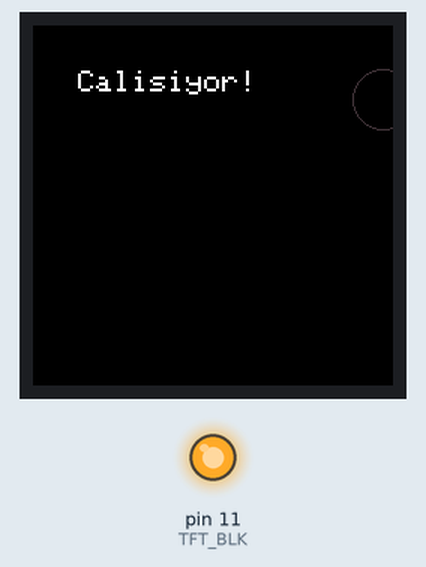
Recording of a sketch running on a simulated Arduino Uno, built with avr-gcc and run on an emulated ATmega328P. Parts: 240×240 colour display, output pins drawn as LEDs (lit = HIGH). Random numbers use the default seed unless the sketch sets one; what the sketch prints to the serial monitor is not drawn.

Above: at 1.28 s.
At 5.94 s:
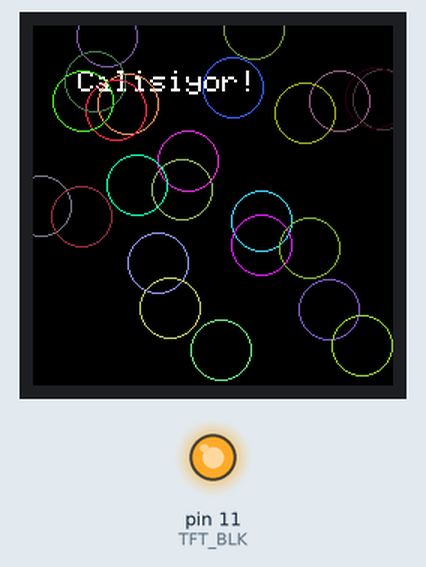
At 10.8 s:
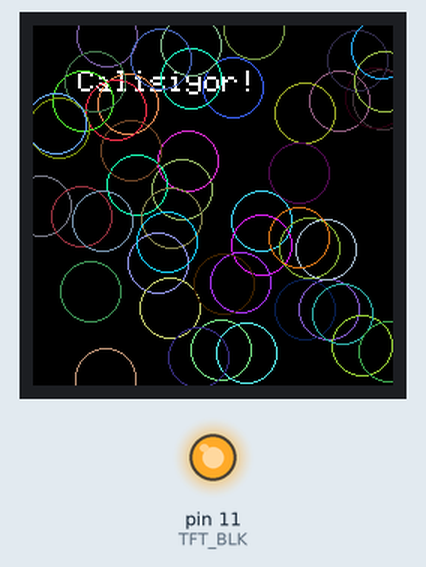
At 20.52 s:
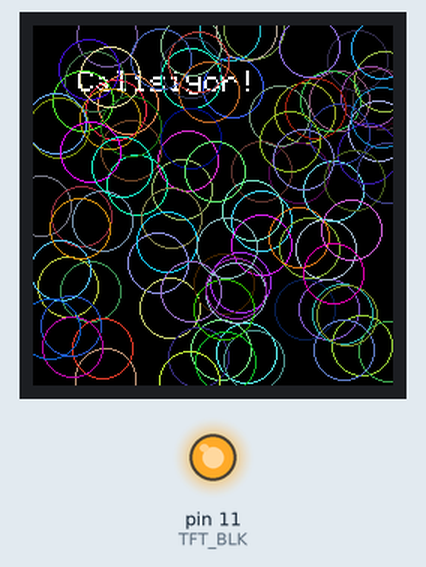
At 30.04 s:
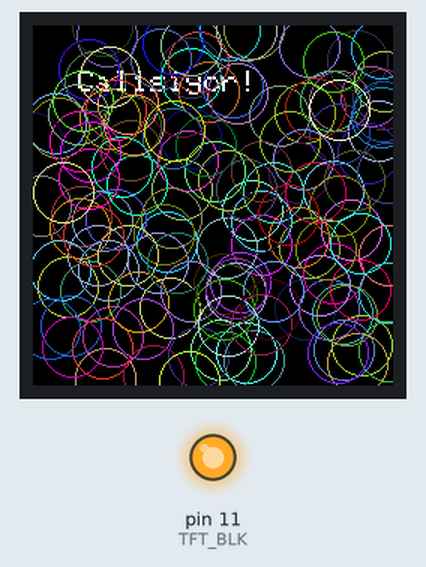
At 39.77 s:
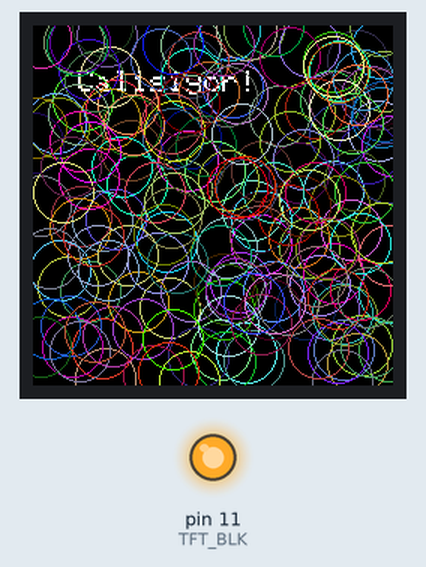

The sketch:

gc9a01_test.ino
```cpp
#include <Arduino_GFX_Library.h>

#define TFT_CS    10
#define TFT_DC     9
#define TFT_RST    8
#define TFT_SCLK   6
#define TFT_MOSI   7
#define TFT_BLK   11  // Eğer bağlıysa

Arduino_DataBus *bus = new Arduino_SWSPI(TFT_DC, TFT_CS, TFT_SCLK, TFT_MOSI);
Arduino_GFX *gfx = new Arduino_GC9A01(bus, TFT_RST, 0 /*rotation*/, true /*IPS*/);

void setup() {
  Serial.begin(115200);
  delay(1000);

  // Eğer BLK bağlıysa backlight'ı aç
  pinMode(TFT_BLK, OUTPUT);
  digitalWrite(TFT_BLK, HIGH);

  Serial.println("GC9A01 ekran başlatılıyor...");
  if (!gfx->begin()) {
    Serial.println("Ekran başlatılamadı!");
    while (1); // Don
  }

  Serial.println("Ekran tamam, ekran temizleniyor...");
  gfx->fillScreen(BLACK);
  gfx->setCursor(30, 30);
  gfx->setTextColor(WHITE);
  gfx->setTextSize(2);
  gfx->println("Calisiyor!");
}

void loop() {
  gfx->drawCircle(random(240), random(240), 20, random(0xFFFF));
  delay(200);
}
```
